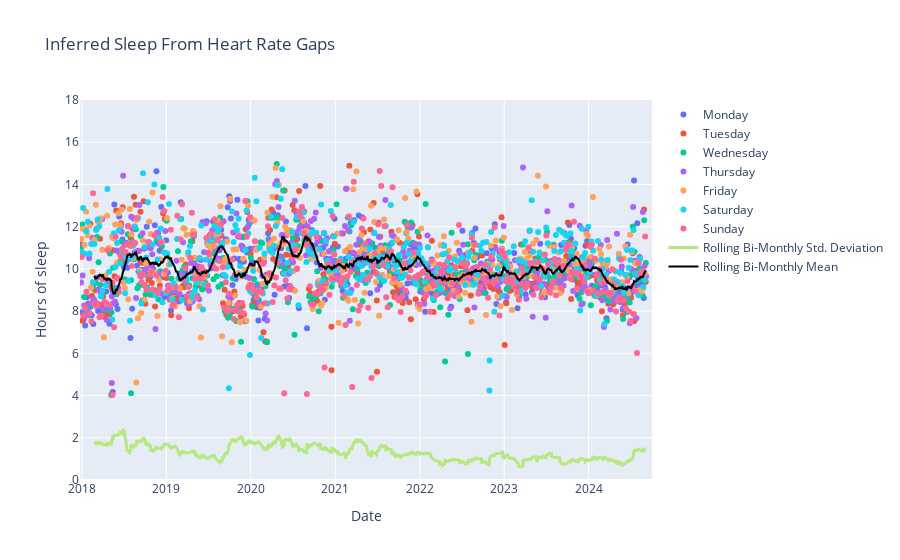

The code cell stored with this chart in its notebook:
### Markdown cell above
#### Woah! So, obviously there is some noise here due to me forgetting to put my watch on/take it off, but there is an interesting trend towards consistency in recent years as I have become more in tune with my sleep (aka less fun)

#### There's also less of a trend than I expected for sleep length vs day of week. I was especially shocked to see weekend evenings did not result in less sleep

#### Also, there is clearly some skew as a result of me not falling asleep immediately after taking my watch off ()

### Code cell
sleep_chart = make_subplots()

for day in inferred_sleep.day_of_week.unique():
    sleep_chart.add_trace(go.Scatter(x=inferred_sleep.sleep_date[inferred_sleep.day_of_week == day], y=inferred_sleep.hours_of_sleep[inferred_sleep.day_of_week == day], mode='markers', name=day))
sleep_chart.add_trace(go.Scatter(x=inferred_sleep.sleep_date, y=inferred_sleep.std_dev, mode='lines', line=dict(width=3), name='Rolling Bi-Monthly Std. Deviation'))
sleep_chart.add_trace(go.Scatter(x=inferred_sleep.sleep_date, y=inferred_sleep.avg_sleep, mode='lines', line=dict(width=2, color = 'black'), name='Rolling Bi-Monthly Mean'))
sleep_chart.update_layout(
    xaxis = dict(title = "Date", range = [pd.to_datetime('2017-12-24'), pd.to_datetime('2024-10-01')]),
    yaxis = dict(title = "Hours of sleep", range = [0, 18], dtick = 2),
    title = "Inferred Sleep From Heart Rate Gaps",
)

### Figure 1 — Plotly figure (JSON) as saved in the notebook; plotly's stock layout.template omitted (floating-point values rounded to 4 significant figures; data arrays with more than 128 entries replaced by an {"elided": "..."} marker saying what was removed)
{"data": [{"mode": "markers", "name": "Monday", "type": "scatter", "x": {"elided": "349 str values"}, "y": {"elided": "349 float values"}}, {"mode": "markers", "name": "Tuesday", "type": "scatter", "x": {"elided": "347 str values"}, "y": {"elided": "347 float values"}}, {"mode": "markers", "name": "Wednesday", "type": "scatter", "x": {"elided": "345 str values"}, "y": {"elided": "345 float values"}}, {"mode": "markers", "name": "Thursday", "type": "scatter", "x": {"elided": "345 str values"}, "y": {"elided": "345 float values"}}, {"mode": "markers", "name": "Friday", "type": "scatter", "x": {"elided": "343 str values"}, "y": {"elided": "343 float values"}}, {"mode": "markers", "name": "Saturday", "type": "scatter", "x": {"elided": "341 str values"}, "y": {"elided": "341 float values"}}, {"mode": "markers", "name": "Sunday", "type": "scatter", "x": {"elided": "345 str values"}, "y": {"elided": "345 float values"}}, {"line": {"width": 3}, "mode": "lines", "name": "Rolling Bi-Monthly Std. Deviation", "type": "scatter", "x": {"elided": "2415 str values"}, "y": {"elided": "2415 float values"}}, {"line": {"color": "black", "width": 2}, "mode": "lines", "name": "Rolling Bi-Monthly Mean", "type": "scatter", "x": {"elided": "2415 str values"}, "y": {"elided": "2415 float values"}}], "layout": {"title": {"text": "Inferred Sleep From Heart Rate Gaps"}, "xaxis": {"anchor": "y", "domain": [0, 1], "range": ["2017-12-24T00:00:00", "2024-10-01T00:00:00"], "title": {"text": "Date"}}, "yaxis": {"anchor": "x", "domain": [0, 1], "dtick": 2, "range": [0, 18], "title": {"text": "Hours of sleep"}}}}
